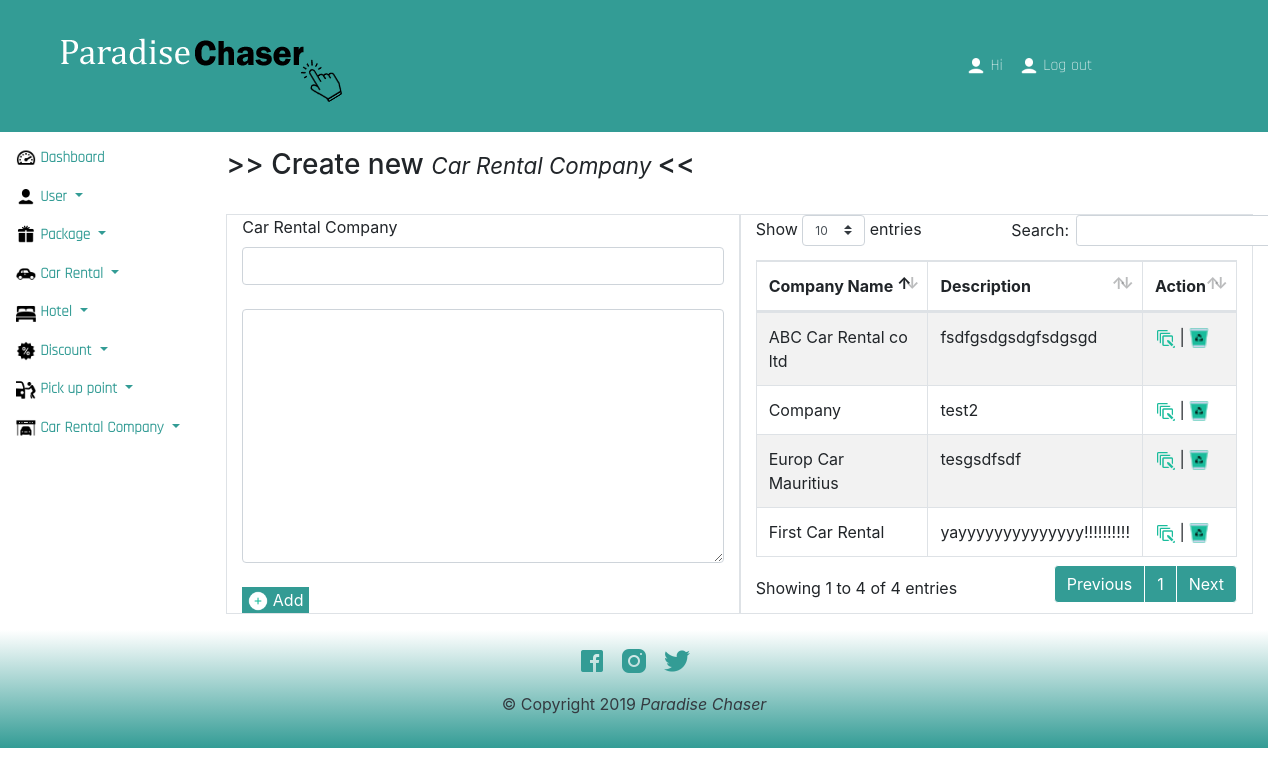
Page /dashboard/admin/crc/create-crc.php on the earlier database version.
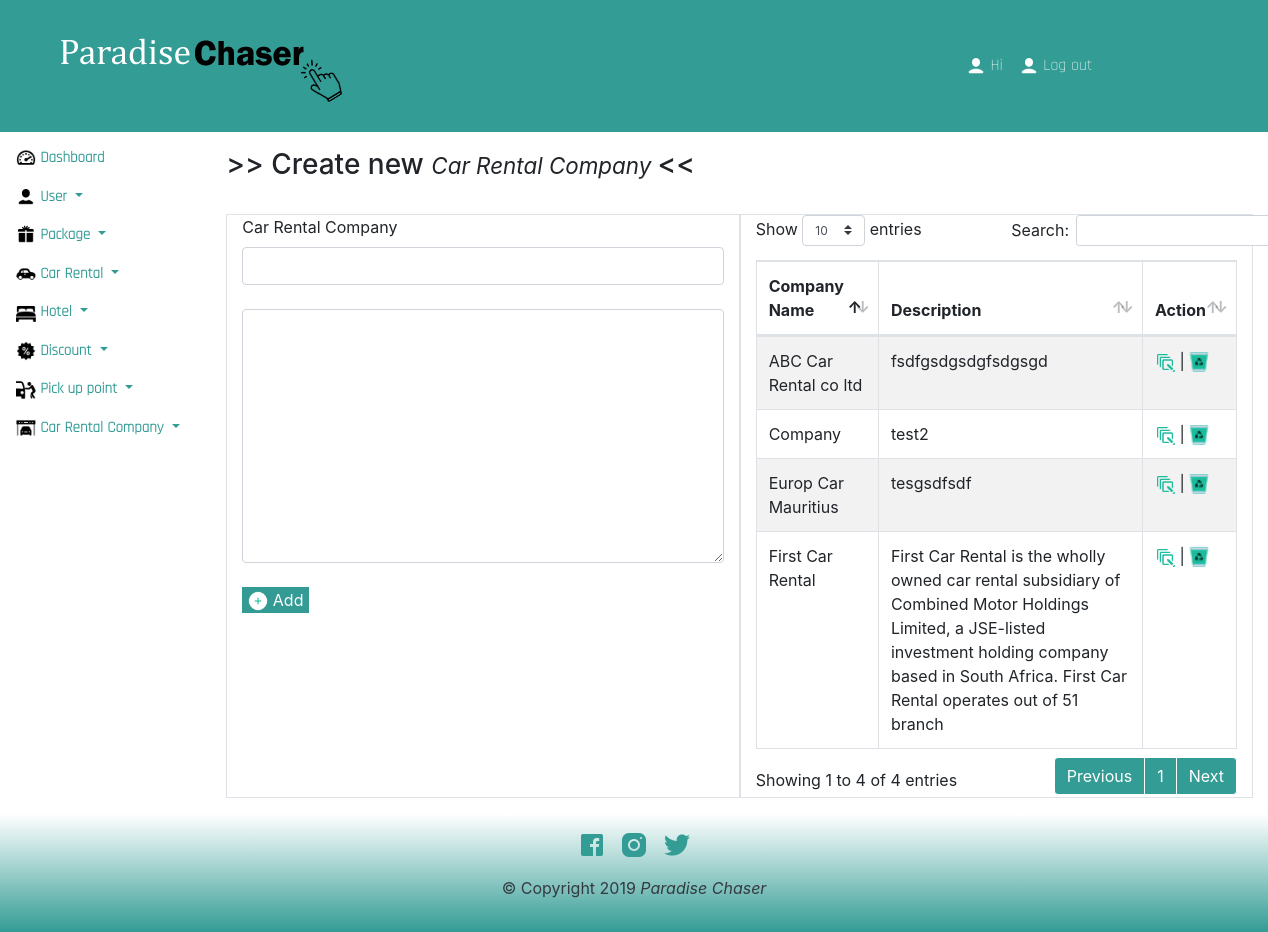
Same page on the later database version.
### tables this page shows
CREATE TABLE `tbl_carrental_company` (
  `id` int(11) NOT NULL,
  `company_name` varchar(200) NOT NULL,
  `description` varchar(200) NOT NULL
);

### common/icons.php (called while the page is built, shortened)
<?php
$plusWhite    = 'http://localhost:'.$_SERVER['SERVER_PORT'].'/OnlineTravelTours/Asset/images/icons/dashboard/icon-plus-white.png';
$edit         = 'http://localhost:'.$_SERVER['SERVER_PORT'].'/OnlineTravelTours/Asset/images/icons/dashboard/edit.png';
$remove       = 'http://localhost:'.$_SERVER['SERVER_PORT'].'/OnlineTravelTours/Asset/images/icons/dashboard/remove.png';
?>

### Action/action-create-crc.php (called while the page is built, shortened)
<?php
    $sql_fetch        = "SELECT * FROM tbl_carrental_company";
    $query_fetch      =  mysqli_query($dbc,$sql_fetch);
?>

### dashboard/admin/crc/create-crc.php (the view, shortened to what this page needs)
<?php require('../../../common/dashboard-common/header.php'); ?>
<?php require('../../../Action/action-create-crc.php'); ?>
<main class="col bg-faded py-3">
    <h3 class="text-left"> >> Create new <small> <em> Car Rental Company </em></small> <<</h3>
    <br>
    <form method="post" action="<?=$_SERVER['PHP_SELF'];?>" autocomplete="off" id="formCRC">
        <div class="container">
            <div class="row justify-content-center">
                <div class="col-md-6 border">
                    <label for="txt-crcName">Car Rental Company</label>
                    <?php
                        if(@$query_check){
                            while($row_check = mysqli_fetch_array($query_check)){
                    ?>
                        <input type="text" class="form-control" id="txt-crcName" name="txt-crcName" data-validation="required custom length" data-validation="length required custom" data-validation-regexp="^([a-zA-Z ]+)$" data-validation-length="min3" maxlength ="200" value="<?= $row_check['company_name'];?>">
                        <br>
                        <label for="txt-crcDescription">Car Rental Company Description(s)</label>
                        <textarea class="form-control" id="txt-crcDescription" name="txt-crcDescription" data-validation="required" rows="10"><?= $row_check['description']; ?></textarea>
                        <input type="hidden" name="curr_id" value="<?= $row_check['id'];?>" />
                        <input type="hidden" name="curr_val" value="<?= $row_check['company_name'];?>" />
                        <br>
                        <button class="btn-save" name="btn-update-crc"> <span><img src="<?= $save;?>" class="icon"/></span> Update</button>
                        <button class="btn-save" id="cancel-update"> <span><img src="<?= $logout;?>" class="icon"/></span> Cancel</button>
                        <br>
                    <?php
                            }
                        }else{
                            ?>
                                <input type="text" class="form-control" id="txt-crcName" name="txt-crcName" data-validation="required custom length" data-validation="length required custom" data-validation-regexp="^([a-zA-Z ]+)$" data-validation-length="min3" maxlength ="200">
                                <br>
                                <textarea class="form-control" id="txt-crcDescription" name="txt-crcDescription" data-validation="required" rows="10"></textarea>
                            <?php
                        }
                    ?>
                    <br>
                    <button class="btn-save" name="btn-add-crc" id="btn-add-crc"> <span><img src="<?= $plusWhite;?>" class="icon"/> </span> Add</button>
                </div>
                 <div class="col-md-6 border">
                    <table id="crcList" class="table table-striped table-bordered" style="width:100%">
                        <thead>
                            <tr>
                                <th>Company Name</th>
                                <th>Description</th>
                                <th>Action</th>
                            </tr>
                        </thead>
                        <tbody>
                            <?php
                                if($query_fetch){
                                    while($rowFetch = mysqli_fetch_array($query_fetch)){
                                    ?>
                                    <tr>
                                        <td><?= $rowFetch['company_name'];?></td>
                                        <td><?= $rowFetch['description'];?></td>
                                            <td>
                                            <a href="create-crc.php?id=<?= $rowFetch['id'];?>&value=<?= $rowFetch['company_name']; ?>"> <span data-balloon="Edit" data-balloon-pos="up"><img src="<?= $edit; ?>" class="icon" /></span></a> |
                                            <a href="create-crc.php?del=<?= $rowFetch['id'];?>"> <span data-balloon="Remove" data-balloon-pos="up"><img src="<?= $remove; ?>" class="icon" /></span></a>
                                        </td>
                                    </tr>
                                    <?php
                                    }
                                }
                            ?>
                        </tbody>
                    </table>
                </div>
            </div>
        </div>
    </form>
</main>
<?php require('../../../common/dashboard-common/footer.php'); ?>

Differences in the rows shown:
changed tbl_carrental_company "First Car Rental": description "yayyyyyyyyyyyyyy!!!!!!!!!!" → "First Car Rental is the wholly owned car rental subsidiary of Combined Motor Holdings Limited, a JSE-listed investment holding company based in South Africa. First Car Rental operates out of 51 branch"
